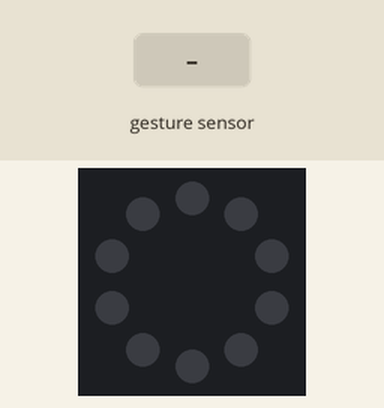
Simulated run of this program. Board: Circuit Playground running CircuitPython. On the bench: the board's ring of 10 RGB LEDs (number 0 left of the top, counting anticlockwise). The inputs (shaded band) are chosen by the test bench. Dim RGB values are drawn brighter than linear.

Above: at 1.2 s.
1.3 s: hand swiped up over the gesture sensor
At 2.3 s:
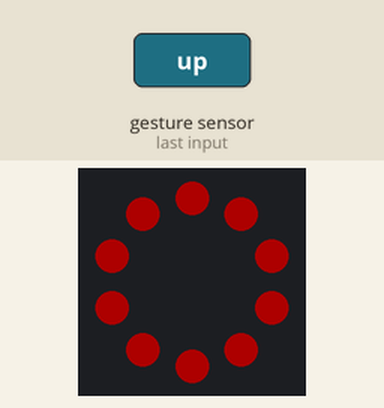
2.8 s: hand swiped down over the gesture sensor
At 3.5 s:
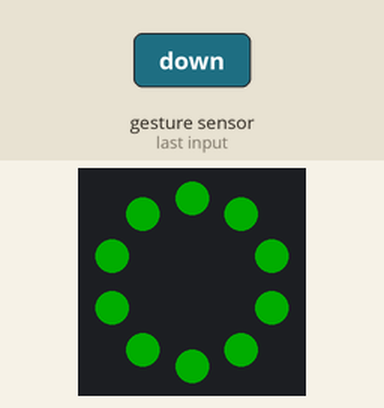
4.3 s: hand swiped left over the gesture sensor
At 4.6 s:
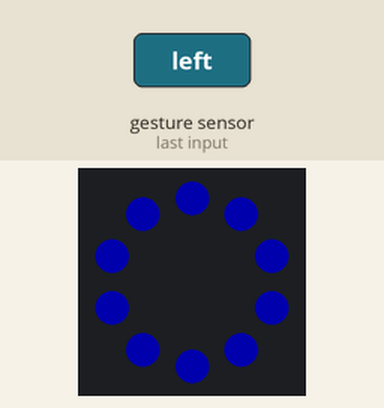
5.8 s: hand swiped right over the gesture sensor
At 7.0 s:
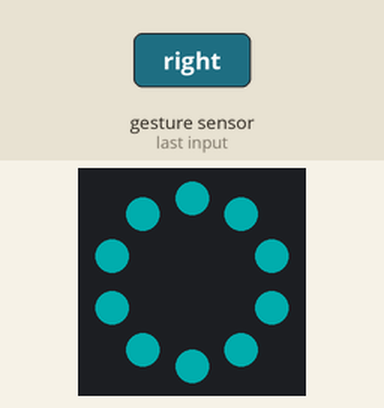
Timing chart, 0 to 8.3 s (numbered marks = the images above; inputs shaded):
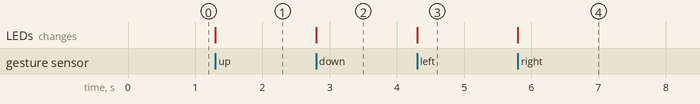

The program:

code.py
```python
import board
import busio
import neopixel

from adafruit_apds9960.apds9960 import APDS9960

pixels = neopixel.NeoPixel(board.NEOPIXEL, 10, brightness=.2)
pixels.fill((0, 0, 0))
pixels.show()

i2c = busio.I2C(board.SCL, board.SDA)

apds = APDS9960(i2c)
apds.enable_gesture = True
apds.enable_proximity = True

while True:
    gesture = apds.gesture()

    if gesture == 0x01:
        pixels.fill([255, 0, 0])

    elif gesture == 0x02:
        pixels.fill([0, 255, 0])

    elif gesture == 0x03:
        pixels.fill([0, 0, 255])

    elif gesture == 0x04:
        pixels.fill([0, 255, 255])

    apds.clear_interrupt()
```

Measured:
- after the input at 1.3 s, the LEDs: change at once (image 1)
- after the input at 2.8 s, the LEDs: change at once (image 2)
- after the input at 4.3 s, the LEDs: change at once (image 3)
- after the input at 5.8 s, the LEDs: change at once (image 4)
